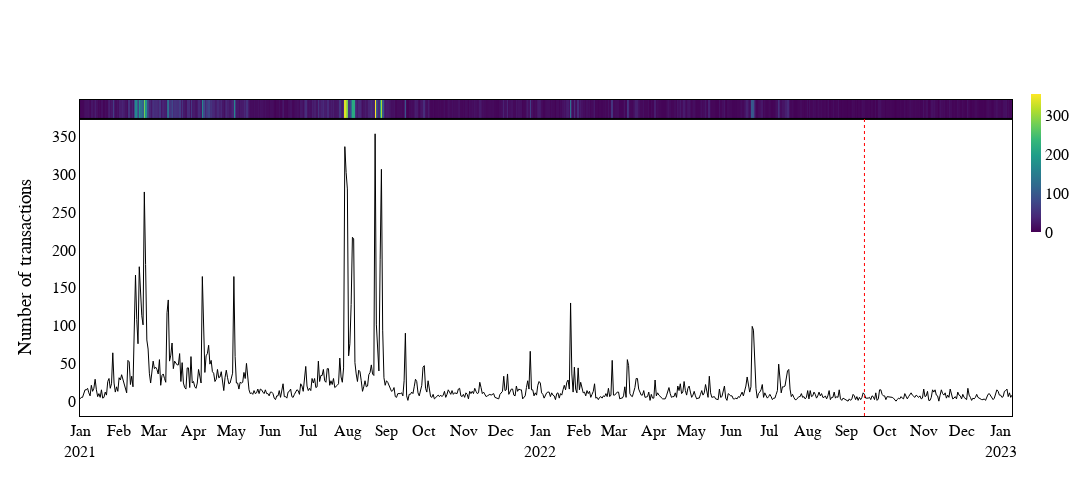

Here is the notebook cell this chart was saved with:
### Markdown cell above
on_chain_transaction

### Code cell
plot_time_series((eth_data['nft_count']), 
                 y_label='Number of transactions', 
                 save_path='./image/time_series/nft_count.pdf')

### Figure 1 — Plotly figure (JSON) as saved in the notebook; plotly's stock layout.template omitted (floating-point values rounded to 4 significant figures; data arrays with more than 128 entries replaced by an {"elided": "..."} marker saying what was removed)
{"data": [{"colorbar": {"len": 0.5, "thickness": 10, "x": 1.01, "y": 0.8}, "colorscale": [[0, "#440154"], [0.1111, "#482878"], [0.2222, "#3e4989"], [0.3333, "#31688e"], [0.4444, "#26828e"], [0.5556, "#1f9e89"], [0.6667, "#35b779"], [0.7778, "#6ece58"], [0.8889, "#b5de2b"], [1, "#fde725"]], "type": "heatmap", "xaxis": "x", "yaxis": "y", "z": {"elided": "1x740 int values"}}, {"line": {"color": "black", "width": 1}, "type": "scatter", "x": {"elided": "740 str values"}, "xaxis": "x2", "y": {"elided": "740 int values"}, "yaxis": "y2"}], "layout": {"font": {"color": "black", "family": "Times New Roman", "size": 16}, "height": 500, "paper_bgcolor": "rgba(0,0,0,0)", "plot_bgcolor": "rgba(0,0,0,0)", "shapes": [{"line": {"color": "red", "dash": "dot", "width": 1}, "type": "line", "x0": "2022-09-15", "x1": "2022-09-15", "xref": "x", "y0": 0, "y1": 1, "yref": "y domain"}, {"line": {"color": "red", "dash": "dot", "width": 1}, "type": "line", "x0": "2022-09-15", "x1": "2022-09-15", "xref": "x2", "y0": 0, "y1": 1, "yref": "y2 domain"}], "showlegend": false, "title": {"text": ""}, "width": 1200, "xaxis": {"anchor": "y", "domain": [0, 1], "linecolor": "black", "linewidth": 1, "matches": "x2", "mirror": true, "showgrid": false, "showline": true, "showticklabels": false}, "xaxis2": {"anchor": "y2", "domain": [0, 1], "dtick": "M1", "linecolor": "black", "linewidth": 1, "mirror": true, "showgrid": false, "showline": true, "showticklabels": true, "tickformat": "%b\n%Y", "title": {"text": ""}}, "yaxis": {"anchor": "x", "domain": [0.94, 1], "linecolor": "black", "linewidth": 1, "mirror": true, "showgrid": false, "showline": true, "showticklabels": false}, "yaxis2": {"anchor": "x2", "domain": [0, 0.94], "linecolor": "black", "linewidth": 1, "mirror": true, "showgrid": false, "showline": true, "title": {"text": "Number of transactions"}}}}
